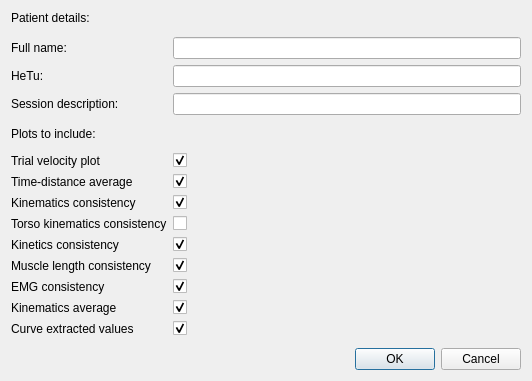
<?xml version="1.0" encoding="UTF-8"?>
<ui version="4.0">
 <class>Dialog</class>
 <widget class="QDialog" name="Dialog">
  <property name="geometry">
   <rect>
    <x>0</x>
    <y>0</y>
    <width>532</width>
    <height>354</height>
   </rect>
  </property>
  <property name="windowTitle">
   <string>Patient details</string>
  </property>
  <layout class="QVBoxLayout" name="verticalLayout">
   <item>
    <layout class="QFormLayout" name="formLayout">
     <item row="0" column="0" colspan="2">
      <widget class="QLabel" name="prompt">
       <property name="text">
        <string>Patient details:</string>
       </property>
       <property name="alignment">
        <set>Qt::AlignLeading|Qt::AlignLeft|Qt::AlignVCenter</set>
       </property>
      </widget>
     </item>
     <item row="1" column="0">
      <spacer name="verticalSpacer">
       <property name="orientation">
        <enum>Qt::Vertical</enum>
       </property>
       <property name="sizeHint" stdset="0">
        <size>
         <width>20</width>
         <height>40</height>
        </size>
       </property>
      </spacer>
     </item>
     <item row="2" column="0">
      <widget class="QLabel" name="label">
       <property name="text">
        <string>Full name:</string>
       </property>
      </widget>
     </item>
     <item row="2" column="1">
      <widget class="QLineEdit" name="lnFullName"/>
     </item>
     <item row="3" column="0">
      <widget class="QLabel" name="label_2">
       <property name="text">
        <string>HeTu:</string>
       </property>
      </widget>
     </item>
     <item row="3" column="1">
      <widget class="QLineEdit" name="lnHetu"/>
     </item>
     <item row="4" column="0">
      <widget class="QLabel" name="label_13">
       <property name="text">
        <string>Session description:</string>
       </property>
      </widget>
     </item>
     <item row="4" column="1">
      <widget class="QLineEdit" name="lnDescription"/>
     </item>
     <item row="5" column="0">
      <spacer name="verticalSpacer_2">
       <property name="orientation">
        <enum>Qt::Vertical</enum>
       </property>
       <property name="sizeHint" stdset="0">
        <size>
         <width>20</width>
         <height>40</height>
        </size>
       </property>
      </spacer>
     </item>
     <item row="6" column="0">
      <widget class="QLabel" name="label_3">
       <property name="text">
        <string>Plots to include:</string>
       </property>
      </widget>
     </item>
     <item row="7" column="0">
      <spacer name="verticalSpacer_3">
       <property name="orientation">
        <enum>Qt::Vertical</enum>
       </property>
       <property name="sizeHint" stdset="0">
        <size>
         <width>20</width>
         <height>40</height>
        </size>
       </property>
      </spacer>
     </item>
     <item row="8" column="0">
      <widget class="QLabel" name="label_4">
       <property name="text">
        <string>Trial velocity plot</string>
       </property>
      </widget>
     </item>
     <item row="8" column="1">
      <widget class="QCheckBox" name="cbTrialVelocity">
       <property name="sizePolicy">
        <sizepolicy hsizetype="Minimum" vsizetype="Fixed">
         <horstretch>0</horstretch>
         <verstretch>0</verstretch>
        </sizepolicy>
       </property>
       <property name="layoutDirection">
        <enum>Qt::LeftToRight</enum>
       </property>
       <property name="text">
        <string/>
       </property>
       <property name="checked">
        <bool>true</bool>
       </property>
      </widget>
     </item>
     <item row="9" column="0">
      <widget class="QLabel" name="label_11">
       <property name="text">
        <string>Time-distance average</string>
       </property>
      </widget>
     </item>
     <item row="9" column="1">
      <widget class="QCheckBox" name="cbTimeDistAverage">
       <property name="text">
        <string/>
       </property>
       <property name="checked">
        <bool>true</bool>
       </property>
      </widget>
     </item>
     <item row="10" column="0">
      <widget class="QLabel" name="label_5">
       <property name="text">
        <string>Kinematics consistency</string>
       </property>
      </widget>
     </item>
     <item row="10" column="1">
      <widget class="QCheckBox" name="cbKinematicsCons">
       <property name="sizePolicy">
        <sizepolicy hsizetype="Minimum" vsizetype="Fixed">
         <horstretch>0</horstretch>
         <verstretch>0</verstretch>
        </sizepolicy>
       </property>
       <property name="layoutDirection">
        <enum>Qt::LeftToRight</enum>
       </property>
       <property name="text">
        <string/>
       </property>
       <property name="checked">
        <bool>true</bool>
       </property>
      </widget>
     </item>
     <item row="13" column="0">
      <widget class="QLabel" name="label_6">
       <property name="text">
        <string>Muscle length consistency</string>
       </property>
      </widget>
     </item>
     <item row="13" column="1">
      <widget class="QCheckBox" name="cbMuscleLenCons">
       <property name="sizePolicy">
        <sizepolicy hsizetype="Minimum" vsizetype="Fixed">
         <horstretch>0</horstretch>
         <verstretch>0</verstretch>
        </sizepolicy>
       </property>
       <property name="layoutDirection">
        <enum>Qt::LeftToRight</enum>
       </property>
       <property name="text">
        <string/>
       </property>
       <property name="checked">
        <bool>true</bool>
       </property>
      </widget>
     </item>
     <item row="14" column="0">
      <widget class="QLabel" name="label_7">
       <property name="text">
        <string>EMG consistency</string>
       </property>
      </widget>
     </item>
     <item row="14" column="1">
      <widget class="QCheckBox" name="cbEMGCons">
       <property name="sizePolicy">
        <sizepolicy hsizetype="Minimum" vsizetype="Fixed">
         <horstretch>0</horstretch>
         <verstretch>0</verstretch>
        </sizepolicy>
       </property>
       <property name="layoutDirection">
        <enum>Qt::LeftToRight</enum>
       </property>
       <property name="text">
        <string/>
       </property>
       <property name="checked">
        <bool>true</bool>
       </property>
      </widget>
     </item>
     <item row="15" column="0">
      <widget class="QLabel" name="label_8">
       <property name="text">
        <string>Kinematics average</string>
       </property>
      </widget>
     </item>
     <item row="15" column="1">
      <widget class="QCheckBox" name="cbKinAverage">
       <property name="sizePolicy">
        <sizepolicy hsizetype="Minimum" vsizetype="Fixed">
         <horstretch>0</horstretch>
         <verstretch>0</verstretch>
        </sizepolicy>
       </property>
       <property name="layoutDirection">
        <enum>Qt::LeftToRight</enum>
       </property>
       <property name="text">
        <string/>
       </property>
       <property name="checked">
        <bool>true</bool>
       </property>
      </widget>
     </item>
     <item row="17" column="0">
      <spacer name="verticalSpacer_4">
       <property name="orientation">
        <enum>Qt::Vertical</enum>
       </property>
       <property name="sizeHint" stdset="0">
        <size>
         <width>20</width>
         <height>40</height>
        </size>
       </property>
      </spacer>
     </item>
     <item row="12" column="0">
      <widget class="QLabel" name="label_9">
       <property name="text">
        <string>Kinetics consistency</string>
       </property>
      </widget>
     </item>
     <item row="12" column="1">
      <widget class="QCheckBox" name="cbKineticsCons">
       <property name="sizePolicy">
        <sizepolicy hsizetype="Minimum" vsizetype="Fixed">
         <horstretch>0</horstretch>
         <verstretch>0</verstretch>
        </sizepolicy>
       </property>
       <property name="layoutDirection">
        <enum>Qt::LeftToRight</enum>
       </property>
       <property name="text">
        <string/>
       </property>
       <property name="checked">
        <bool>true</bool>
       </property>
      </widget>
     </item>
     <item row="16" column="0">
      <widget class="QLabel" name="label_10">
       <property name="text">
        <string>Curve extracted values</string>
       </property>
      </widget>
     </item>
     <item row="16" column="1">
      <widget class="QCheckBox" name="cbExtracted">
       <property name="sizePolicy">
        <sizepolicy hsizetype="Minimum" vsizetype="Fixed">
         <horstretch>0</horstretch>
         <verstretch>0</verstretch>
        </sizepolicy>
       </property>
       <property name="layoutDirection">
        <enum>Qt::LeftToRight</enum>
       </property>
       <property name="text">
        <string/>
       </property>
       <property name="checked">
        <bool>true</bool>
       </property>
      </widget>
     </item>
     <item row="11" column="0">
      <widget class="QLabel" name="label_12">
       <property name="text">
        <string>Torso kinematics consistency</string>
       </property>
      </widget>
     </item>
     <item row="11" column="1">
      <widget class="QCheckBox" name="cbTorsoKinematicsCons">
       <property name="sizePolicy">
        <sizepolicy hsizetype="Minimum" vsizetype="Fixed">
         <horstretch>0</horstretch>
         <verstretch>0</verstretch>
        </sizepolicy>
       </property>
       <property name="layoutDirection">
        <enum>Qt::LeftToRight</enum>
       </property>
       <property name="text">
        <string/>
       </property>
       <property name="checked">
        <bool>false</bool>
       </property>
      </widget>
     </item>
    </layout>
   </item>
   <item>
    <widget class="QDialogButtonBox" name="buttonBox">
     <property name="orientation">
      <enum>Qt::Horizontal</enum>
     </property>
     <property name="standardButtons">
      <set>QDialogButtonBox::Cancel|QDialogButtonBox::Ok</set>
     </property>
    </widget>
   </item>
  </layout>
 </widget>
 <resources/>
 <connections>
  <connection>
   <sender>buttonBox</sender>
   <signal>accepted()</signal>
   <receiver>Dialog</receiver>
   <slot>accept()</slot>
   <hints>
    <hint type="sourcelabel">
     <x>248</x>
     <y>254</y>
    </hint>
    <hint type="destinationlabel">
     <x>157</x>
     <y>274</y>
    </hint>
   </hints>
  </connection>
  <connection>
   <sender>buttonBox</sender>
   <signal>rejected()</signal>
   <receiver>Dialog</receiver>
   <slot>reject()</slot>
   <hints>
    <hint type="sourcelabel">
     <x>316</x>
     <y>260</y>
    </hint>
    <hint type="destinationlabel">
     <x>286</x>
     <y>274</y>
    </hint>
   </hints>
  </connection>
 </connections>
</ui>
